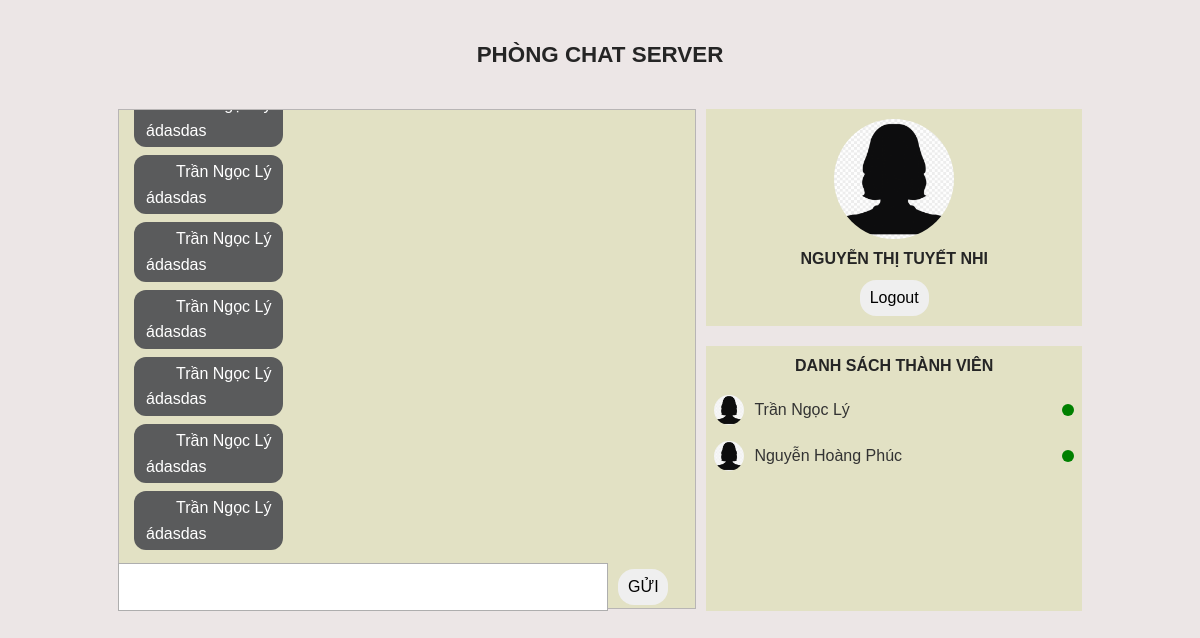
The app's page /chatroom.php (signed in) with its own data.
### tables this page shows
CREATE TABLE `tbl_room` (
  `id_room` int(11) NOT NULL,
  `id_member` int(11) NOT NULL,
  `message` varchar(255) NOT NULL,
  `created_on` timestamp NOT NULL DEFAULT current_timestamp()
);

CREATE TABLE `tbl_members` (
  `id_member` int(11) NOT NULL,
  `name_member` varchar(100) NOT NULL,
  `email_member` varchar(100) NOT NULL,
  `password_member` varchar(150) NOT NULL,
  `profile_member` varchar(100) NOT NULL,
  `status_member` enum('Disabled','Enable') NOT NULL,
  `verification_code_member` varchar(100) NOT NULL,
  `login_status_member` enum('Logout','Login') NOT NULL,
  `created_on_member` varchar(50) NOT NULL
);

### db/database.php (called while the page is built)
<?php
class database{
    function connect(){
        $connect = new PDO("mysql:host=localhost; dbname=db_chatbot", "root", "");
        return $connect;
    }
}
?>

### query/room.php (called while the page is built, shortened)
<?php
class room{
	protected $connect;
    public function __construct(){
		require_once('./db/database.php');
		$database_object = new database;
		$this->connect = $database_object->connect();
	}
    public function getData(){
        $query = "
            SELECT *
            FROM tbl_room, tbl_members
            WHERE tbl_room.id_member = tbl_members.id_member
            ORDER BY tbl_room.created_on ASC
		";
        $statement = $this->connect->prepare($query);
        if($statement->execute())
		{
			return $statement->fetchAll();
		}
		else
		{
			return false;
		}
    }
}
?>

### query/member.php (called while the page is built, shortened)
<?php
class member{
	protected $connect;
    public function __construct()
	{
		require_once('./db/database.php');
		$database_object = new database;
		$this->connect = $database_object->connect();
	}
	public function getListMember(){
        $query = "
            SELECT *
            FROM tbl_members
		";
        $statement = $this->connect->prepare($query);
        if($statement->execute())
		{
			return $statement->fetchAll();
		}
		else
		{
			return false;
		}
    }
}
?>

### chatroom.php (the view, shortened to what this page needs)
<?php require_once './inc/header.php'; ?>
<?php
    require_once 'query/member.php';
    require_once 'query/room.php';
    $chat_room = new \room;
    $member = new \member;
    $get_data = $chat_room->getData();
    $get_list_member = $member->getListMember();
?>
<div class="container">
    <h4 class="aligncenter pb-3">Phòng Chat Server</h4>
    <div class="chat">
        <div class="row">
            <div class="content-chat" id="content-chat-room">
                <div class="bg">
                    <div class="list">
                        <?php
                            if($get_data){
                            foreach($get_data as $item){
                                if($item['id_member'] != $_SESSION['member']['id_member']){
                        ?>
                                <div class="list-msg left">
                                    <div class="item-msg">
                                        <div class="info">
                                            <div class="img">
                                            </div>
                                            <span class="text-name"><?php echo $item['name_member']?></span>
                                        </div>
                                        <div class="text-msg">
                                            <p><?php echo $item['message']; ?></p>
                                        </div>
                                    </div>
                                </div>
                                <div class="list-msg left">
                                    <div class="item-msg">
                                        <div class="info">
                                            <div class="img">
                                            </div>
                                            <span class="text-name"><?php echo $item['name_member']?></span>
                                        </div>
                                        <div class="text-msg">
                                            <p><?php echo $item['message']; ?></p>
                                        </div>
                                    </div>
                                </div>
                                <div class="list-msg left">
                                    <div class="item-msg">
                                        <div class="info">
                                            <div class="img">
                                            </div>
                                            <span class="text-name"><?php echo $item['name_member']?></span>
                                        </div>
                                        <div class="text-msg">
                                            <p><?php echo $item['message']; ?></p>
                                        </div>
                                    </div>
                                </div>
                                <div class="list-msg left">
                                    <div class="item-msg">
                                        <div class="info">
                                            <div class="img">
                                            </div>
                                            <span class="text-name"><?php echo $item['name_member']?></span>
                                        </div>
                                        <div class="text-msg">
                                            <p><?php echo $item['message']; ?></p>
                                        </div>
                                    </div>
                                </div>
                                <div class="list-msg left">
                                    <div class="item-msg">
                                        <div class="info">
                                            <div class="img">
                                            </div>
                                            <span class="text-name"><?php echo $item['name_member']?></span>
                                        </div>
                                        <div class="text-msg">
                                            <p><?php echo $item['message']; ?></p>
                                        </div>
                                    </div>
                                </div>
                                <div class="list-msg left">
                                    <div class="item-msg">
                                        <div class="info">
                                            <div class="img">
                                            </div>
                                            <span class="text-name"><?php echo $item['name_member']?></span>
                                        </div>
                                        <div class="text-msg">
                                            <p><?php echo $item['message']; ?></p>
                                        </div>
                                    </div>
                                </div>
                                <div class="list-msg left">
                                    <div class="item-msg">
                                        <div class="info">
                                            <div class="img">
                                            </div>
                                            <span class="text-name"><?php echo $item['name_member']?></span>
                                        </div>
                                        <div class="text-msg">
                                            <p><?php echo $item['message']; ?></p>
                                        </div>
                                    </div>
                                </div>
                                <?php
                                }
                            }
                        }
                        ?>
                    </div>
                    <div class="text-send">
                        <textarea name="" class="input-text" id="input-text-server"></textarea>
                        <input type="submit" class="btn btn-submit" id="btn-submit-server" value="Gửi">
                    </div>
                </div>
            </div>
            <div class="member-chat">
                <div class="img">
                    <img src="./libs/images/ic-women.png" alt="">
                    <h4 class="aligncenter name"><?php echo $_SESSION['member']['name_member']; ?></h4>
                </div>
                <div class="action">
                    <form method="POST" action="chatroom.php">
                        <input type="submit" class="btn btn-primary mt-2 mb-2 logout" name="logout" id="logout" value="Logout" />
                    </form>
                </div>
                <div class="list-member">
                    <h4 class="aligncenter title-list">danh sách thành viên</h4>
                    <div class="list-item">
                        <?php
                            if(count($get_list_member) > 0){
                                foreach($get_list_member as $item){
                                    if($item['login_status_member'] == "Login"){
                                        $status = "<span class='status'></span>";
                                    }else{
                                        $status = "<span class='status red'></span>";
                                    }
                                    if($_SESSION['member']['id_member'] != $item['id_member']){
                        ?>
                                            <a href="./chatmember.php?member=<?php echo $item['id_member'];?>">
                                                <div class="item member-<?php echo $item['id_member'];?>">
                                                    <img src="./libs/images/ic-women.png" alt="">
                                                    <div class="item-name">
                                                        <span class="name"><?php echo $item['name_member']; ?></span>
                                                        <?php echo $status; ?>
                                                    </div>
                                                </div>
                                            </a>
                        <?php
                                    }
                                }
                            }
                        ?>
                    </div>
                </div>
            </div>
        </div>
    </div>
</div>
<?php require_once './inc/footer.php'; ?>

### records on screen
tbl_room: message "ádasdas", id_member.name_member "Trần Ngọc Lý"
tbl_members: name_member "Trần Ngọc Lý", login_status_member "Login" (drawn)
tbl_members: name_member "Nguyễn Hoàng Phúc", login_status_member "Login" (drawn)

### other values on screen
$_SESSION['member']['name_member'] "NGUYỄN THỊ TUYẾT NHI"
